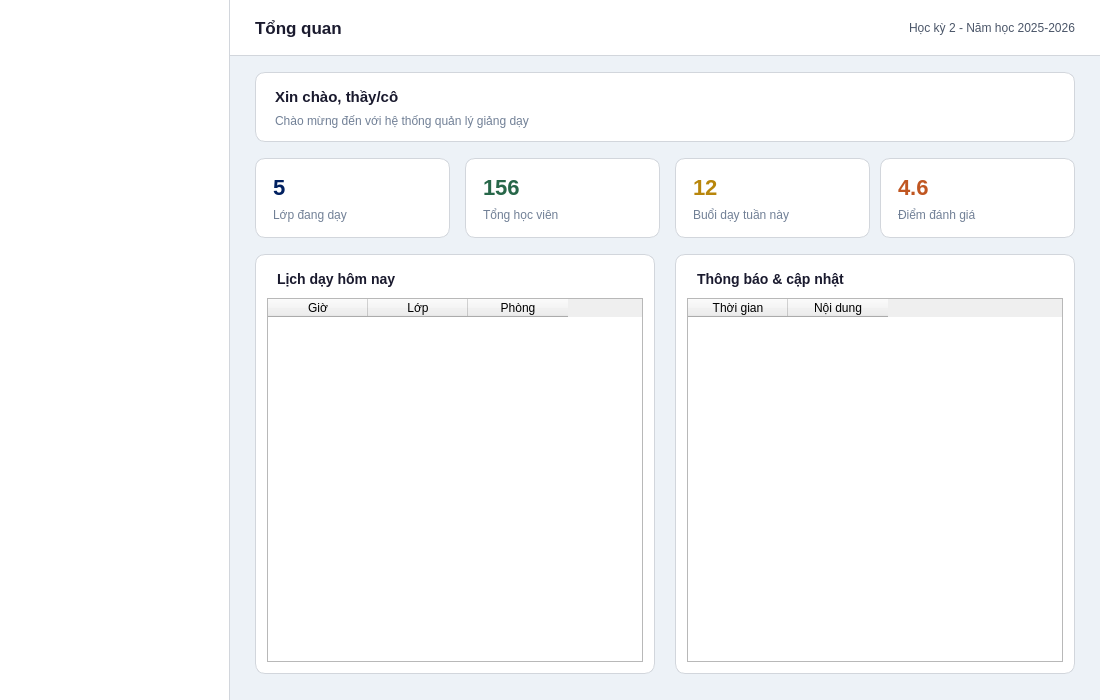
<?xml version="1.0" encoding="UTF-8"?>
<ui version="4.0">
 <class>TeacherDashboard</class>
 <widget class="QWidget" name="TeacherDashboard">
  <property name="geometry"><rect><x>0</x><y>0</y><width>1100</width><height>700</height></rect></property>
  <property name="minimumSize"><size><width>1100</width><height>700</height></size></property>
  <property name="windowTitle"><string>EAUT - Tong quan giang vien</string></property>
  <property name="styleSheet"><string notr="true">QWidget#TeacherDashboard { background: #edf2f7; }</string></property>

  <widget class="QFrame" name="sidebar">
   <property name="geometry"><rect><x>0</x><y>0</y><width>230</width><height>700</height></rect></property>
   <property name="styleSheet"><string notr="true">QFrame#sidebar { background: #ffffff; border-right: 1px solid #d2d6dc; }</string></property>
   <property name="frameShape"><enum>QFrame::NoFrame</enum></property>
  </widget>

  <widget class="QFrame" name="contentArea">
   <property name="geometry"><rect><x>230</x><y>0</y><width>870</width><height>700</height></rect></property>
   <property name="styleSheet"><string notr="true">QFrame#contentArea { background: #edf2f7; border: none; }</string></property>
   <property name="frameShape"><enum>QFrame::NoFrame</enum></property>

   <widget class="QFrame" name="headerBar">
    <property name="geometry"><rect><x>0</x><y>0</y><width>870</width><height>56</height></rect></property>
    <property name="styleSheet"><string notr="true">QFrame#headerBar { background: white; border-bottom: 1px solid #d2d6dc; }</string></property>
    <property name="frameShape"><enum>QFrame::NoFrame</enum></property>
    <widget class="QLabel" name="lblPageTitle">
     <property name="geometry"><rect><x>25</x><y>0</y><width>500</width><height>56</height></rect></property>
     <property name="styleSheet"><string notr="true">color: #1a1a2e; font-size: 17px; font-weight: bold; background: transparent;</string></property>
     <property name="text"><string>Tổng quan</string></property>
     <property name="alignment"><set>Qt::AlignLeft|Qt::AlignVCenter</set></property>
    </widget>
    <widget class="QLabel" name="lblSemester">
     <property name="geometry"><rect><x>600</x><y>0</y><width>245</width><height>56</height></rect></property>
     <property name="styleSheet"><string notr="true">color: #4a5568; font-size: 12px; background: transparent;</string></property>
     <property name="text"><string>Học kỳ 2 - Năm học 2025-2026</string></property>
     <property name="alignment"><set>Qt::AlignRight|Qt::AlignVCenter</set></property>
    </widget>
   </widget>

   <widget class="QFrame" name="welcomeCard">
    <property name="geometry"><rect><x>25</x><y>72</y><width>820</width><height>70</height></rect></property>
    <property name="styleSheet"><string notr="true">QFrame#welcomeCard { background: white; border: 1px solid #d2d6dc; border-radius: 10px; }</string></property>
    <property name="frameShape"><enum>QFrame::NoFrame</enum></property>
    <widget class="QLabel" name="lblWelcome">
     <property name="geometry"><rect><x>20</x><y>14</y><width>600</width><height>22</height></rect></property>
     <property name="styleSheet"><string notr="true">color: #1a1a2e; font-size: 15px; font-weight: bold; background: transparent;</string></property>
     <property name="text"><string>Xin chào, thầy/cô</string></property>
    </widget>
    <widget class="QLabel" name="lblWelcomeSub">
     <property name="geometry"><rect><x>20</x><y>40</y><width>600</width><height>18</height></rect></property>
     <property name="styleSheet"><string notr="true">color: #718096; font-size: 12px; background: transparent;</string></property>
     <property name="text"><string>Chào mừng đến với hệ thống quản lý giảng dạy</string></property>
    </widget>
   </widget>

   <!-- 4 stat cards -->
   <widget class="QFrame" name="statCard1">
    <property name="geometry"><rect><x>25</x><y>158</y><width>195</width><height>80</height></rect></property>
    <property name="styleSheet"><string notr="true">QFrame#statCard1 { background: white; border: 1px solid #d2d6dc; border-radius: 10px; }</string></property>
    <property name="frameShape"><enum>QFrame::NoFrame</enum></property>
    <widget class="QLabel" name="lblStat1">
     <property name="geometry"><rect><x>18</x><y>14</y><width>160</width><height>30</height></rect></property>
     <property name="styleSheet"><string notr="true">color: #002060; font-size: 22px; font-weight: bold; background: transparent;</string></property>
     <property name="text"><string>5</string></property>
    </widget>
    <widget class="QLabel" name="lblStat1Label">
     <property name="geometry"><rect><x>18</x><y>48</y><width>160</width><height>18</height></rect></property>
     <property name="styleSheet"><string notr="true">color: #718096; font-size: 12px; background: transparent;</string></property>
     <property name="text"><string>Lớp đang dạy</string></property>
    </widget>
   </widget>

   <widget class="QFrame" name="statCard2">
    <property name="geometry"><rect><x>235</x><y>158</y><width>195</width><height>80</height></rect></property>
    <property name="styleSheet"><string notr="true">QFrame#statCard2 { background: white; border: 1px solid #d2d6dc; border-radius: 10px; }</string></property>
    <property name="frameShape"><enum>QFrame::NoFrame</enum></property>
    <widget class="QLabel" name="lblStat2">
     <property name="geometry"><rect><x>18</x><y>14</y><width>160</width><height>30</height></rect></property>
     <property name="styleSheet"><string notr="true">color: #276749; font-size: 22px; font-weight: bold; background: transparent;</string></property>
     <property name="text"><string>156</string></property>
    </widget>
    <widget class="QLabel" name="lblStat2Label">
     <property name="geometry"><rect><x>18</x><y>48</y><width>160</width><height>18</height></rect></property>
     <property name="styleSheet"><string notr="true">color: #718096; font-size: 12px; background: transparent;</string></property>
     <property name="text"><string>Tổng học viên</string></property>
    </widget>
   </widget>

   <widget class="QFrame" name="statCard3">
    <property name="geometry"><rect><x>445</x><y>158</y><width>195</width><height>80</height></rect></property>
    <property name="styleSheet"><string notr="true">QFrame#statCard3 { background: white; border: 1px solid #d2d6dc; border-radius: 10px; }</string></property>
    <property name="frameShape"><enum>QFrame::NoFrame</enum></property>
    <widget class="QLabel" name="lblStat3">
     <property name="geometry"><rect><x>18</x><y>14</y><width>160</width><height>30</height></rect></property>
     <property name="styleSheet"><string notr="true">color: #b8860b; font-size: 22px; font-weight: bold; background: transparent;</string></property>
     <property name="text"><string>12</string></property>
    </widget>
    <widget class="QLabel" name="lblStat3Label">
     <property name="geometry"><rect><x>18</x><y>48</y><width>160</width><height>18</height></rect></property>
     <property name="styleSheet"><string notr="true">color: #718096; font-size: 12px; background: transparent;</string></property>
     <property name="text"><string>Buổi dạy tuần này</string></property>
    </widget>
   </widget>

   <widget class="QFrame" name="statCard4">
    <property name="geometry"><rect><x>650</x><y>158</y><width>195</width><height>80</height></rect></property>
    <property name="styleSheet"><string notr="true">QFrame#statCard4 { background: white; border: 1px solid #d2d6dc; border-radius: 10px; }</string></property>
    <property name="frameShape"><enum>QFrame::NoFrame</enum></property>
    <widget class="QLabel" name="lblStat4">
     <property name="geometry"><rect><x>18</x><y>14</y><width>160</width><height>30</height></rect></property>
     <property name="styleSheet"><string notr="true">color: #c05621; font-size: 22px; font-weight: bold; background: transparent;</string></property>
     <property name="text"><string>4.6</string></property>
    </widget>
    <widget class="QLabel" name="lblStat4Label">
     <property name="geometry"><rect><x>18</x><y>48</y><width>160</width><height>18</height></rect></property>
     <property name="styleSheet"><string notr="true">color: #718096; font-size: 12px; background: transparent;</string></property>
     <property name="text"><string>Điểm đánh giá</string></property>
    </widget>
   </widget>

   <!-- Today schedule -->
   <widget class="QFrame" name="todayFrame">
    <property name="geometry"><rect><x>25</x><y>254</y><width>400</width><height>420</height></rect></property>
    <property name="styleSheet"><string notr="true">QFrame#todayFrame { background: white; border: 1px solid #d2d6dc; border-radius: 10px; }</string></property>
    <property name="frameShape"><enum>QFrame::NoFrame</enum></property>
    <widget class="QLabel" name="lblTodayTitle">
     <property name="geometry"><rect><x>22</x><y>14</y><width>360</width><height>22</height></rect></property>
     <property name="styleSheet"><string notr="true">color: #1a1a2e; font-size: 14px; font-weight: bold; background: transparent;</string></property>
     <property name="text"><string>Lịch dạy hôm nay</string></property>
    </widget>
    <widget class="QTableWidget" name="tblToday">
     <property name="geometry"><rect><x>12</x><y>44</y><width>376</width><height>364</height></rect></property>
     <property name="alternatingRowColors"><bool>true</bool></property>
     <property name="selectionBehavior"><enum>QAbstractItemView::SelectRows</enum></property>
     <property name="editTriggers"><set>QAbstractItemView::NoEditTriggers</set></property>
     <property name="showGrid"><bool>false</bool></property>
     <property name="columnCount"><number>3</number></property>
     <column><property name="text"><string>Giờ</string></property></column>
     <column><property name="text"><string>Lớp</string></property></column>
     <column><property name="text"><string>Phòng</string></property></column>
    </widget>
   </widget>

   <!-- Recent activity -->
   <widget class="QFrame" name="activityFrame">
    <property name="geometry"><rect><x>445</x><y>254</y><width>400</width><height>420</height></rect></property>
    <property name="styleSheet"><string notr="true">QFrame#activityFrame { background: white; border: 1px solid #d2d6dc; border-radius: 10px; }</string></property>
    <property name="frameShape"><enum>QFrame::NoFrame</enum></property>
    <widget class="QLabel" name="lblActivityTitle">
     <property name="geometry"><rect><x>22</x><y>14</y><width>360</width><height>22</height></rect></property>
     <property name="styleSheet"><string notr="true">color: #1a1a2e; font-size: 14px; font-weight: bold; background: transparent;</string></property>
     <property name="text"><string>Thông báo &amp; cập nhật</string></property>
    </widget>
    <widget class="QTableWidget" name="tblActivity">
     <property name="geometry"><rect><x>12</x><y>44</y><width>376</width><height>364</height></rect></property>
     <property name="alternatingRowColors"><bool>true</bool></property>
     <property name="selectionBehavior"><enum>QAbstractItemView::SelectRows</enum></property>
     <property name="editTriggers"><set>QAbstractItemView::NoEditTriggers</set></property>
     <property name="showGrid"><bool>false</bool></property>
     <property name="columnCount"><number>2</number></property>
     <column><property name="text"><string>Thời gian</string></property></column>
     <column><property name="text"><string>Nội dung</string></property></column>
    </widget>
   </widget>

  </widget>
 </widget>
 <resources/>
 <connections/>
</ui>
